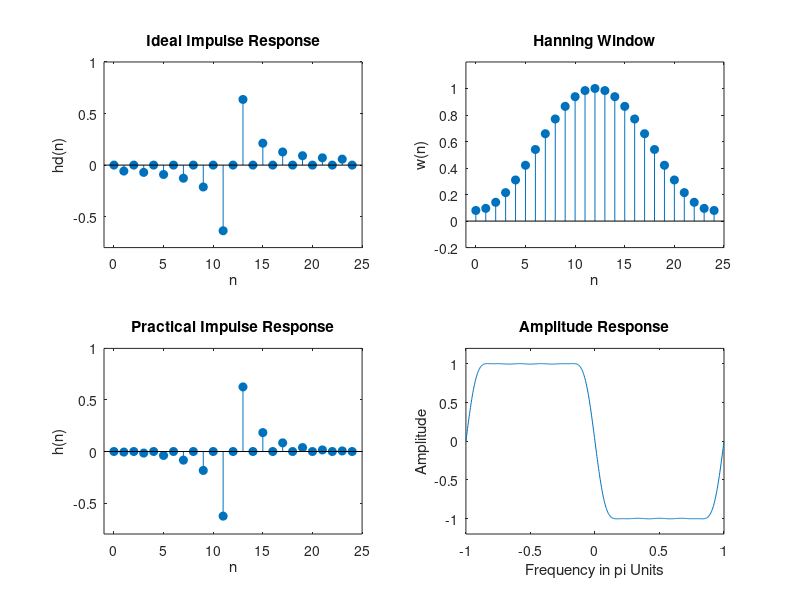

This figure's MATLAB source:
clear all;
close all;
clc;
M=25; %Hanning Window of Length=25 
tau=(M-1)/2; 
n=0:M-1; 
hd=(2./(pi*(n-tau))).*(sin(pi*(n-tau)/2).^2); 
hd(tau+1)=0; 
whamm=hamming(M)'; 
h=hd.*whamm; 
w=-pi:0.01:pi;   %here we delay positive and negative frequency phases by pi/2 so range is +ve and -ve bothS
Hw=freqz(h,1,w); 
Hrw=exp(-j*((pi/2)-12*w)).*Hw;  %amplitude plotted using the function H(e^(jw))=Hr(e^jw)*exp(j(pi/2-tau*w))
%Note: This is type 3 or 4 type filter used as this is antisymmetric
subplot(2,2,1); 
stem(n,hd,'filled'); 
axis([-1 M -0.8 1]); 
xlabel('n'); 
ylabel('hd(n)'); 
title('Ideal Impulse Response'); 

subplot(2,2,2); 
stem(n,whamm,'filled'); 
axis([-1 M -0.2 1.2]); 
xlabel('n'); 
ylabel('w(n)'); 
title('Hanning Window'); 

subplot(2,2,3); 
stem(n,h,'filled'); 
axis([-1 M -0.8 1]); 
xlabel('n'); 
ylabel('h(n)'); 
title('Practical Impulse Response'); 

subplot(2,2,4); 
plot(w/pi,Hrw); 
axis([-1 1 -1.2 1.2]); 
xlabel('Frequency in pi Units'); 
ylabel('Amplitude'); 
title('Amplitude Response'); 